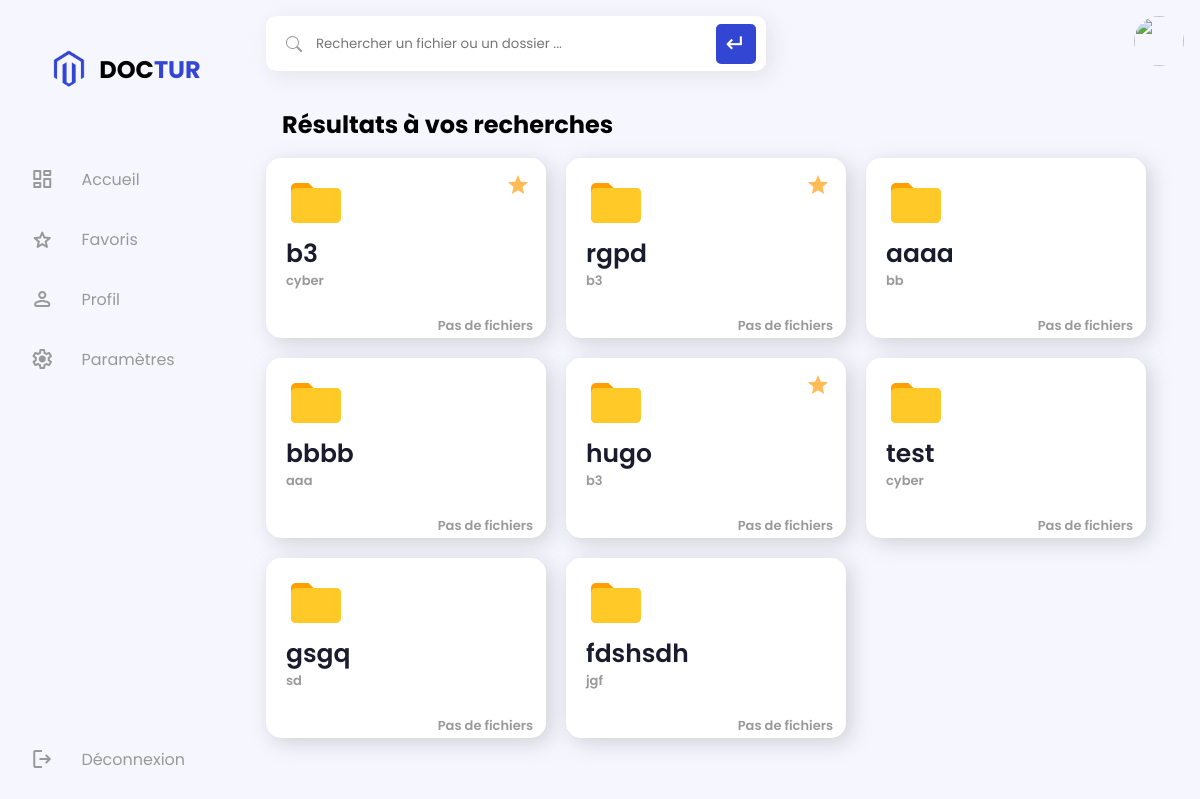
The page /pages/recherche.php (signed in) on the database its author committed.
### tables this page shows
CREATE TABLE `dossier` (
  `idDossier` int NOT NULL AUTO_INCREMENT,
  `idUser` int DEFAULT NULL,
  `nomDossier` varchar(30) DEFAULT NULL,
  `sousNomDossier` varchar(30) DEFAULT NULL,
  `descriptionDossier` varchar(100) DEFAULT NULL,
  `nbrFichiers` int DEFAULT '0',
  `ajoutPassword` int DEFAULT '0',
  `passwordDossier` text,
  `fav` int DEFAULT NULL,
  PRIMARY KEY (`idDossier`),
  KEY `dossier_FK` (`idUser`),
  CONSTRAINT `dossier_FK` FOREIGN KEY (`idUser`) REFERENCES `utilisateurs` (`id`)
);

### pages/src/info_user.php (called while the page is built, shortened)
<?php
    switch ($_SESSION['utilisateur'][7]) {
        case 'default_avatar.jpg':
            $avatar = '../images/private/default/avatar/default_avatar.jpg';
            break;
    }
?>

### pages/recherche.php (the view, shortened to what this page needs)
<?php
    require_once('./src/info_user.php');
    $recherche = $_GET['recherche'];
    $recherches = $DB->prepare("SELECT * FROM dossier WHERE nomDossier like '%$recherche%' or sousNomDossier like '%$recherche%' and idUser = ?");
    $recherches->execute(array($_SESSION['utilisateur'][0]));
    $recherches = $recherches->fetchAll();
?>
<!DOCTYPE html>
<html lang="fr">
<head>
    <link rel="stylesheet" href="../css/panel.css">
    <link rel="stylesheet" href="../css/sidebar.css">
</head>
<body>
    <?php
        include_once ('src/sidebar.php');
    ?>
    <section class="global">
        <header>
            <form class="search" action="recherche.php" method="get">
                <div class="div_input">
                    <input type="search" name="recherche" placeholder="Rechercher un fichier ou un dossier ..." class="barre">
                    <input type="submit" value="↵" class="btn-search">
                </div>
            </form>
            <div class="avatar">
                <a href="profil.php"><img src="<?= $avatar ?>" alt=""></a>
            </div>
        </header>
        <div class="dossiers">
            <h1 class="titre">Résultats à vos recherches</h1>
            <div class="cards">
            <?php
                foreach ($recherches as $dossier) {
                    if($dossier['nbrFichiers'] == 0) {
                        $nbrFichiers = 'Pas de fichiers';
                    } elseif($dossier['nbrFichiers'] == 1) {
                        $nbrFichiers = $dossier['nbrFichiers'] . ' fichier';
                    } else {
                        $nbrFichiers = $dossier['nbrFichiers'] . ' fichiers';
                    }
            ?>
                    <div class="card" onclick="location.href='pageFolder.php?id=<?= $dossier['idDossier']?>'">
                        <h2><?= $dossier['nomDossier'] ?></h2>
                        <h5 class="prof"><?= $dossier['sousNomDossier'] ?></h5>
                        <?php if($dossier["fav"]==1) { ?>
                            <span class="material-icons-outlined star">star</span>
                        <?php } ?>
                        <h5 class="count"><?= $nbrFichiers ?></h5>
                    </div>
            <?php
                }
            ?>
            </div>
        </div>
    </section>
</body>
</html>

### pages/src/sidebar.php (shortened to what this page needs)
<aside>
    <div class="titre" onclick="location.href='panel.php'">
        <img src="../images/public/logo.png" alt="">
        <h1>Doc<span class="degrade">Tur</span></h1>
    </div>
    <ul class="list">
        <li class="list-item" id="item">
            <a href="panel.php">
                <div class="icon">
                    <span class="material-symbols-rounded">dashboard</span>
                </div>
                <div class="lien">
                    <p>Accueil</p>
                </div>
            </a>
        </li>
        <li class="list-item" id="item">
            <a href="favoris.php">
                <div class="icon">
                    <span class="material-symbols-rounded">star</span>
                </div>
                <div class="lien">
                    <p>Favoris</p>
                </div>
            </a>
        </li>
        <li class="list-item" id="item">
            <a href="profil.php">
                <div class="icon">
                    <span class="material-symbols-rounded">person</span>
                </div>
                <div class="lien">
                    <p>Profil</p>
                </div>
            </a>
        </li>
        <li class="list-item" id="item">
            <a href="#">
                <div class="icon">
                    <span class="material-symbols-rounded">settings</span>
                </div>
                <div class="lien">
                    <p>Paramètres</p>
                </div>
            </a>
        </li>
        <li class="list-item btn-deco">
            <a href="deconnexion.php">
                <div class="icon">
                    <span class="material-symbols-rounded">logout</span>
                </div>
                <div class="lien">
                    <p>Déconnexion</p>
                </div>
            </a>
        </li>
    </ul>
</aside>

### css/panel.css (style rules this page uses)
* { margin: 0; padding: 0; box-sizing: border-box; }
body { margin: 0 auto; display: flex; background-color: var(--c-background); }
.global { margin: 0 auto; margin-left: 300px; display: flex; flex-direction: column; width: 100%; min-height: 100vh; padding: 1rem; }
header { width: 100%; display: flex; justify-content: space-between; gap: 20px; }
header form.search { margin: auto; display: flex; width: 100%; gap: 30px; }
header form.search .div_input { position: relative; }
header form.search .div_input .barre { width: 500px; height: 55px; background: #FFFFFF; padding: 20px; padding-left: 50px; box-shadow: 5px 5px 20px rgba(199, 199, 199, 0.4); border-radius: 10px; outline: none; border: none; }
header form.search .div_input .icon { position: absolute; top: 50%; left: 20px; transform: translateY(-50%); color: var(--c-grey); }
header form.search .div_input .btn-search { position: absolute; top: 50%; right: 10px; transform: translateY(-50%); width: 40px; height: 40px; background: var(--c-blue); cursor: pointer; transition: all 0.3s ease; border: none; outline: none; border-radius: 5px; color: white; font-size: 25px; }
.global .dossiers { margin: 20px auto 0; display: flex; flex-direction: column; width: 100%; }
.global .dossiers .titre { padding: 1rem; }
.dossiers .cards { display: flex; width: 100%; max-width: 1600px; flex-wrap: wrap; gap: 20px; }
.card { width: 280px; height: 180px; border-radius: 15px; background: #fff; box-shadow: 5px 5px 20px rgba(153, 153, 153, 0.4); transition: all 300ms ease-in-out; cursor: pointer; font-family: 'Poppins'; font-style: normal; position: relative; color: #1A1B2D; display: flex; }
.card svg.icon-folder { margin-top: 15px; margin-left: 20px; }
.card h2 { position: absolute; top: 77px; left: 20px; font-weight: 600; font-size: 25px; line-height: 38px; color: var(--c-dark-blue); transition: all 300ms ease-in-out; }
.card h5.prof { position: absolute; top: 115px; left: 20px; font-weight: 600; font-size: 13px; line-height: 15px; color: #999999; }
.card span.star { position: absolute; width: 30px; height: 30px; top: 15px; right: 10px; color: #FFBB55; }
.card h5.count { position: absolute; bottom: 5px; right: 13px; font-weight: 600; font-size: 13px; line-height: 15px; color: #999999; text-align: right; }

### css/sidebar.css (style rules this page uses)
aside { position: fixed; top: 0; left: 0; width: 250px; height: 100vh; display: flex; flex-direction: column; background-color: transparent; transition: all 0.3s ease-in-out; }
aside .titre { margin: 50px auto 0; display: flex; width: 100%; gap: 10px; justify-content: center; align-items: center; cursor: pointer; }
aside .titre img { width: 40px; height: 38px; }
aside .titre h1 { text-transform: uppercase; transition: all 0.3s ease-in-out; }
aside .titre h1 span { background: var(--c-blue); -webkit-background-clip: text; -webkit-text-fill-color: transparent; }
aside ul.list { margin: 50px auto 0; width: 100%; height: 100%; padding: 1rem; display: flex; flex-direction: column; gap: 10px; }
ul.list .list-item { display: flex; width: 100%; height: 50px; align-items: center; border-radius: 10px; color: white; position: relative; }
ul.list .list-item.btn-deco { margin-top: auto; }
ul.list .list-item a { margin: auto; display: flex; width: 100%; height: 100%; color: var(--c-grey); }
ul.list .list-item a .icon { margin: auto; width: 30%; height: 100%; position: relative; }
.list-item a .icon span { position: absolute; top: 50%; left: 40%; transform: translate(-50%, -50%); }
ul.list .list-item a .lien { margin: auto; width: 70%; }

### rows shown on the page
dossier: nomDossier "b3", sousNomDossier "cyber", fav 1 (drawn), nbrFichiers "Pas de fichiers"
dossier: nomDossier "rgpd", sousNomDossier "b3", fav 1 (drawn), nbrFichiers "Pas de fichiers"
dossier: nomDossier "aaaa", sousNomDossier "bb", nbrFichiers "Pas de fichiers"
dossier: nomDossier "bbbb", sousNomDossier "aaa", nbrFichiers "Pas de fichiers"
dossier: nomDossier "hugo", sousNomDossier "b3", fav 1 (drawn), nbrFichiers "Pas de fichiers"
dossier: nomDossier "test", sousNomDossier "cyber", nbrFichiers "Pas de fichiers"
dossier: nomDossier "gsgq", sousNomDossier "sd", nbrFichiers "Pas de fichiers"
dossier: nomDossier "fdshsdh", sousNomDossier "jgf", nbrFichiers "Pas de fichiers"
